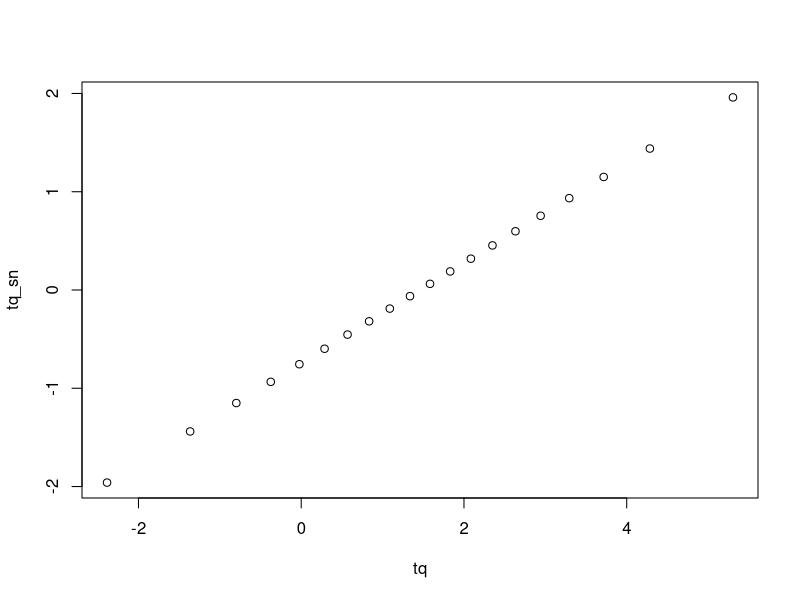
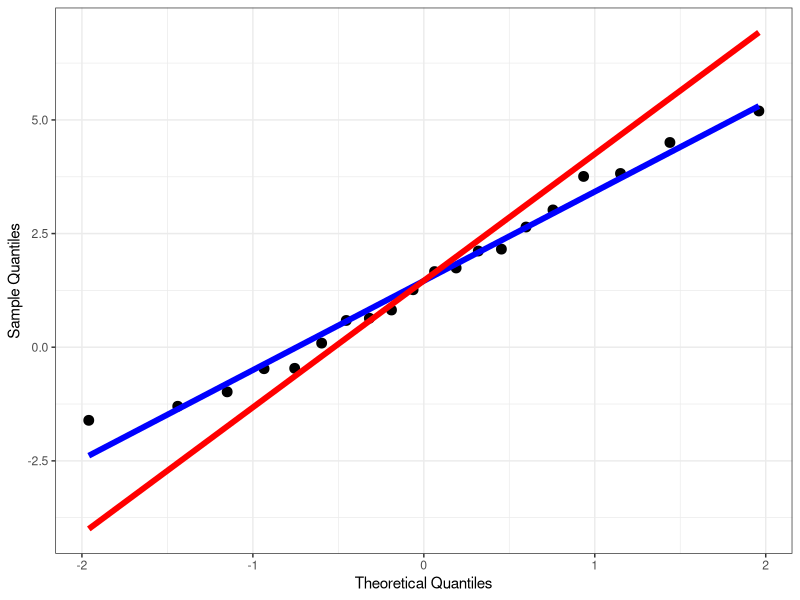
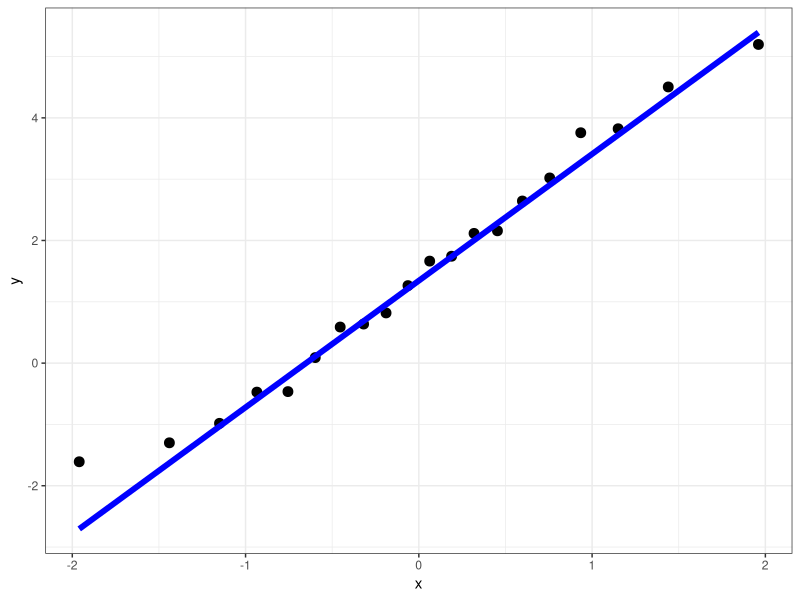
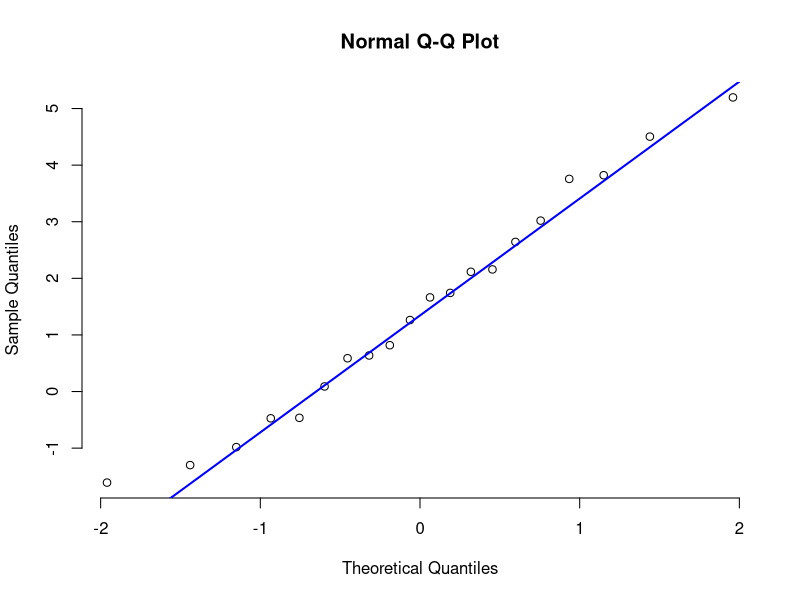
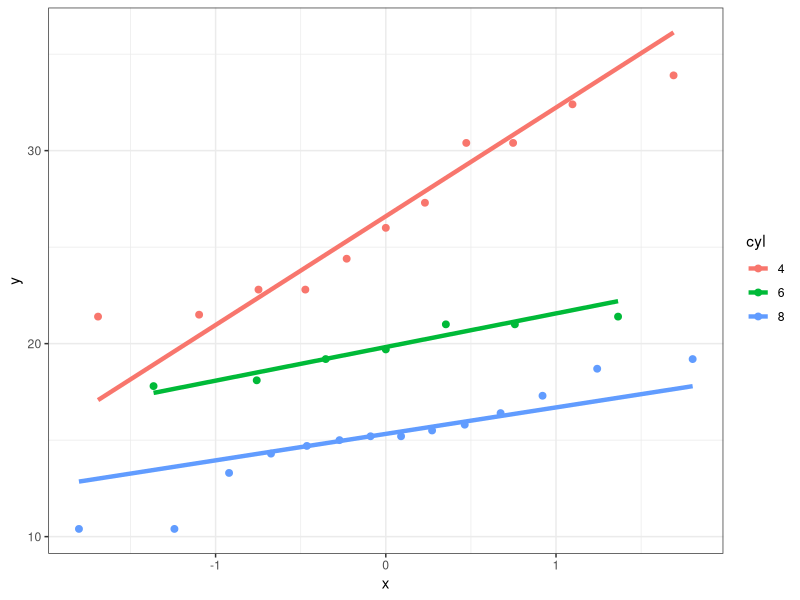
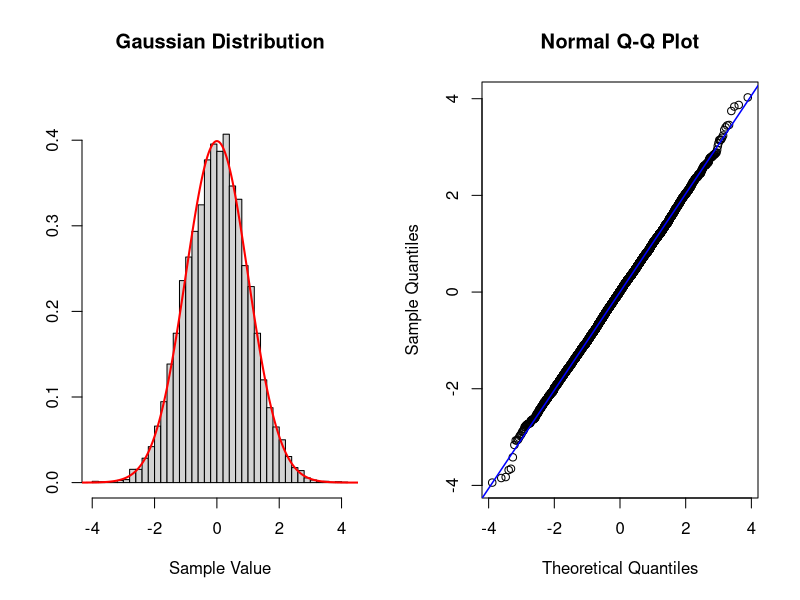
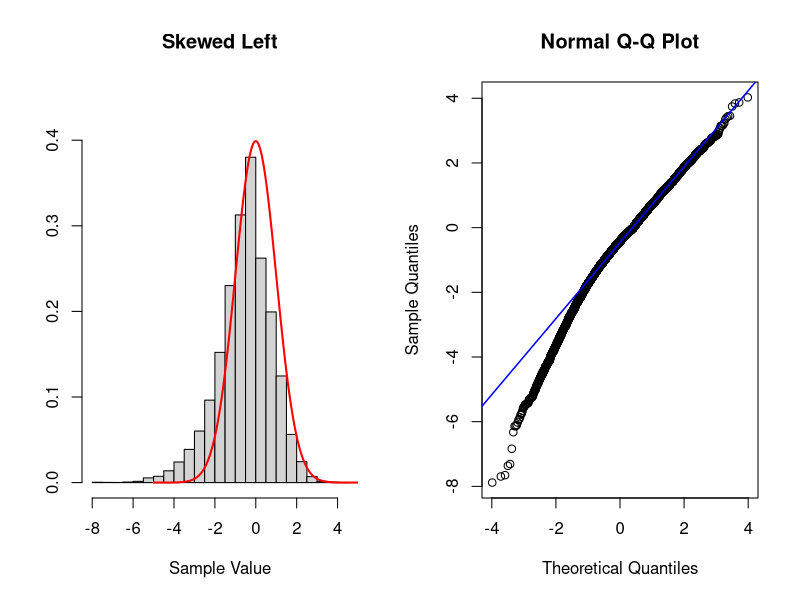
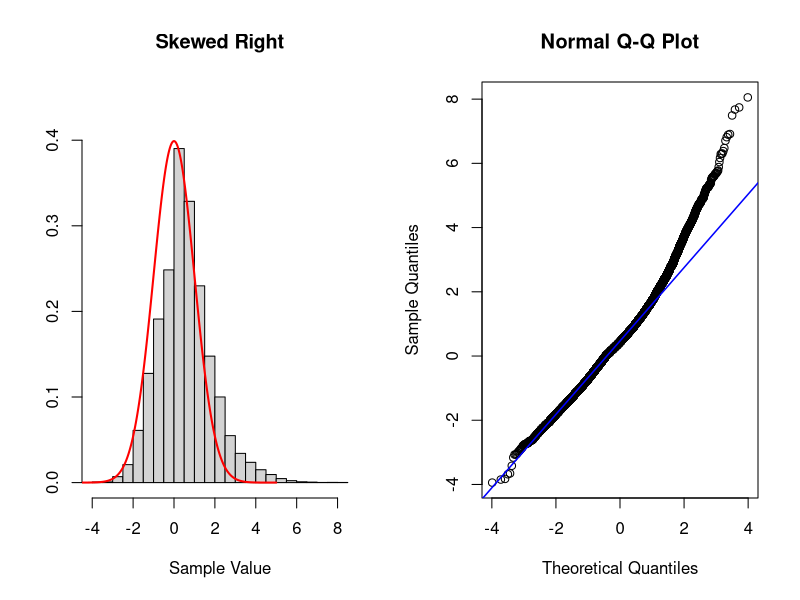

The R script that drew these images, in order:
## ---- chunk 1
library(tidyverse)
knitr::opts_chunk$set(echo = TRUE)
## ---- chunk 2
# Random seed, there is no significance to the number used
set.seed(1214)
# create random number sampled from a normal distribution
x <- rnorm(20, mean = 2, sd = 2)

print(x)

## ---- chunk 3
x_sort <- sort(x)

rank(x_sort) / length(x_sort)
## ---- chunk 4
# Emperical quantiles
eq <- (rank(x_sort) - 0.5) / length(x_sort)

# Emperical quantiles using ppoints
eq_p <- ppoints(length(x_sort))

# Check if the two ways produce an identical vector
print(identical(eq, eq_p))

# Print the values
print(eq)
## ---- chunk 5
# Theoretical quantiles
tq <- qnorm(eq, mean(x_sort), sd(x_sort))

# Quantiles for Standard noraml
tq_sn <- qnorm(eq, 0, 1)

# Plot the two values
# You will see that it is simple transformation. All values are on straight line
plot(tq, tq_sn)

print(tq)
## ---- chunk 6
# library for plotting
library(ggplot2)

# create a data.frame with the vectors we have already created
qq_df <-
  data.frame(
    x = x_sort,
    eq = eq,
    tq = tq_sn)

# Add the naïve line
qq_df$naive <- mean(x_sort) + sd(x_sort) * tq_sn

# Add the robust line into the data.frame
qq_df$qq_line <- median(x_sort) + IQR(x_sort) * tq_sn

# When using ggplot you start with the basic framework declaring the data
# We declare the data and aesthetics of the plot that are shared
# We end with a + to indicated there is more to come
ggplot(data = qq_df, aes(x = tq)) +
  # We create points for the observed data with size =3
  geom_point(aes(y = x_sort), size = 3) +
  # We create the naïve line in blue
  geom_line(aes(y = naive), col = "blue", size = 2) +
  # We create the robust line in red
  geom_line(aes(y = qq_line), col = "red", size = 2) +
  # Change the plot theme to something easier to see
  theme_bw() +
  labs(
    x = "Theoretical Quantiles",
    y = "Sample Quantiles"
  )
## ---- chunk 7
# ggplot providing the data.frame variable and the sample
ggplot(data = qq_df, aes(sample = x_sort)) +
  # creating the points in the sample
  stat_qq(size = 3) +
  # Create the line for comparison
  stat_qq_line(size = 2, col = "blue") +
  # Choosing a simpler theme
  theme_bw()

## ---- chunk 8
# Create a plot of sample quantiles and theoretical quantiles
qqnorm(x_sort, frame = FALSE)
# Create the reference line for comparison in blue linewidth = 2
qqline(x_sort, col = "blue", lwd = 2)
## ---- chunk 9
# convert the cyl varibale in the data into factors
mtcars$cyl <- as.factor(mtcars$cyl)

# Look at the top 6 rows of the data.frame
head(mtcars)
## ---- chunk 10
# We use as the data the slightly modified mtcars data.frame
# As asthetics we mpg as the sample and we want to colour code for cyclinders
ggplot(data = mtcars, aes(sample = mpg, color = cyl)) +
  # We create the points first
  stat_qq(size = 2) +
  # We now add the reference lines
  stat_qq_line(size = 1.5) +
  # We choose a theme that is easier to read
  theme_bw()
## ---- chunk 11
# function to plot histogram and distribution for comparison
hist_comp  <- function(x, n_breaks = 30, title, xs, norm_dens) {
  hist(x, breaks = n_breaks, xlab = "Sample Value", ylab = "",
       freq = FALSE, main = title, ylim = c(0, 0.45))
  lines(xs, norm_dens, type = "l", col = "red", lwd = 2)

}

# function to create QQ scatter plot and reference line
qq_comp <- function(gaussian_rv) {
  qqnorm(gaussian_rv)
  qqline(gaussian_rv, col = "blue", lwd = 1.5)
}
## ---- chunk 12
# Create two plots next to each other one row and two columns
par(mfrow = c(1, 2))

# Sample data
n <- 10000
set.seed(1234324) # choosing reproducible seed for random number
data_sample <- rnorm(n)

# normal density
# xs are x-values for the distribution
xs <- seq(-5, 5, 0.01)
norm_dens <- dnorm(xs)

hist_comp(data_sample, title = "Gaussian Distribution",
         xs = xs, norm_dens = norm_dens)

qq_comp(data_sample)

## ---- chunk 13
# Skewed left more samples to the left of standard normal
# To create this data we will add more samples to the left of the mean
# artificially using the same data as above
set.seed(1234234) #set a random seed
# we create a vector which contains the new data
new_skew_left <- data_sample[data_sample < 0] * 2
nor_skew_left <- c(new_skew_left, data_sample)

# Create new plots
par(mfrow = c(1, 2))
hist_comp(nor_skew_left, title = "Skewed Left", xs = xs,
          norm_dens = norm_dens)
qq_comp(nor_skew_left)
## ---- chunk 14
# Skewed right more samples to the right of standard normal
# To create this data we will add more samples to the right of the mean
# artificially using the same data as above
set.seed(1234234) #set a random seed
# we create a vector which contains the new data
new_skew_right <- data_sample[data_sample > 0] * 2
nor_skew_right <- c(new_skew_right, data_sample)

#Create new plots
par(mfrow = c(1, 2))
hist_comp(nor_skew_right, title = "Skewed Right", xs = xs,
          norm_dens = norm_dens)
qq_comp(nor_skew_right)
## ---- chunk 15
# To create fat tailed data
nor_fat <- c(data_sample * 3, data_sample)

# Create plot
par(mfrow = c(1, 2))
hist_comp(nor_fat, title = "Fat Tails", xs = xs, norm_dens = norm_dens)
qq_comp(nor_fat)
## ---- chunk 16
# Create thin tailed data
set.seed(1112) # set a random seed
# we simulate new data with n as before but different variance
norm_thin <- rnorm(n, sd = 0.5)

# Create plots
par(mfrow = c(1, 2))
hist_comp(norm_thin, title = "Skewed Right", xs = xs,
          norm_dens = norm_dens)
qq_comp(norm_thin)
